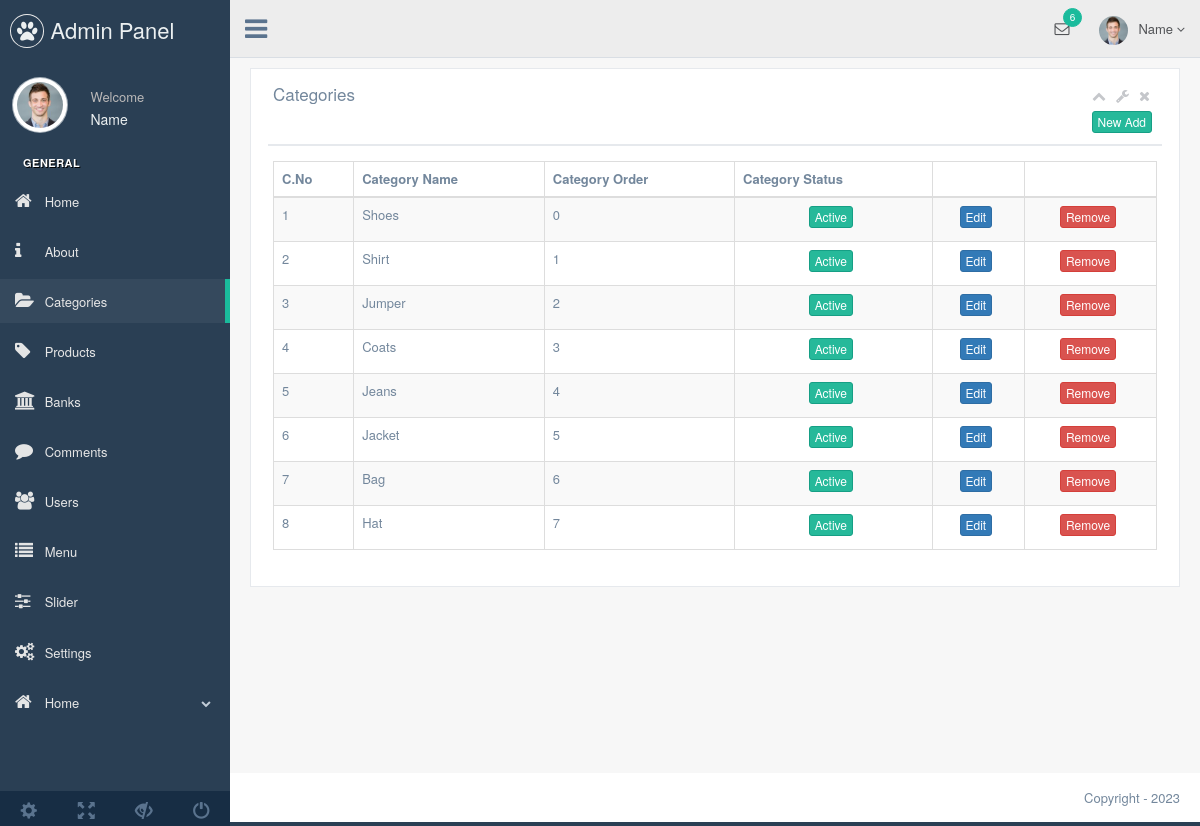
The app's page /admin/production/categories.php (signed in) with its own data.
### tables this page shows
CREATE TABLE `user` (
  `user_id` int(11) NOT NULL,
  `user_time` datetime NOT NULL DEFAULT CURRENT_TIMESTAMP,
  `user_image` varchar(250) DEFAULT NULL,
  `user_tc` varchar(50) DEFAULT NULL,
  `user_name` varchar(50) DEFAULT NULL,
  `user_mail` varchar(100) DEFAULT NULL,
  `user_gsm` varchar(50) DEFAULT NULL,
  `user_password` varchar(50) DEFAULT NULL,
  `user_adress` varchar(250) DEFAULT NULL,
  `user_country` varchar(100) DEFAULT NULL,
  `user_district` varchar(100) DEFAULT NULL,
  `user_title` varchar(100) DEFAULT NULL,
  `user_authority` varchar(50) DEFAULT NULL,
  `user_status` int(1) NOT NULL DEFAULT '1'
);

CREATE TABLE `categories` (
  `category_id` int(11) NOT NULL,
  `category_name` varchar(100) NOT NULL,
  `category_top` int(2) NOT NULL,
  `category_seourl` varchar(250) NOT NULL,
  `category_order` int(2) NOT NULL,
  `category_status` enum('0','1') NOT NULL DEFAULT '1'
);

### admin/production/categories.php (the view, shortened to what this page needs)
<?php
require_once 'header.php';
$categorycontrol=$db->prepare("SELECT * FROM categories order by category_order ASC");
$categorycontrol->execute();
?>
<div class="right_col" role="main">
  <div>
    <div class="row">
      <div class="col-md-12 col-sm-12 col-xs-12">
        <div class="x_panel">
          <div class="x_title">
            <h2>Categories </h2>
            <ul class="nav navbar-right panel_toolbox">
              <li><a class="collapse-link"><i class="fa fa-chevron-up"></i></a>
              </li>
              <li class="dropdown">
                <a href="#" class="dropdown-toggle" data-toggle="dropdown" role="button" aria-expanded="false"><i class="fa fa-wrench"></i></a>
              </li>
              <li><a class="close-link"><i class="fa fa-close"></i></a>
              </li>
            </ul>
            <div class="clearfix"></div>
            <div class="text-right">
                <a href="category-add.php"><button class="btn btn-success btn-xs">New Add</button></a>
            </div>
          </div>
          <div class="x_content">
            <table id="datatable-responsive" class="table table-striped table-bordered dt-responsive nowrap" cellspacing="0" width="100%">
              <thead>
                <tr>
                  <th>C.No</th>
                  <th>Category Name</th>
                  <th>Category Order</th>
                  <th>Category Status</th>
                  <th></th>
                  <th></th>
                </tr>
              </thead>
              <tbody>
                <?php
                $cno=0;
                while($categorybring=$categorycontrol->fetch(PDO::FETCH_ASSOC)) { $cno++?>
                <tr>
                  <td><?php echo $cno ?></td>
                  <td><?php echo $categorybring['category_name'] ?></td>
                  <td><?php echo $categorybring['category_order'] ?></td>
                  <td>
                    <center>
                    <?php
                        if ($categorybring['category_status']==1) { ?>
                            <button class="btn btn-success btn-xs">Active</button>
                        <?php } else { ?>
                            <button class="btn btn-danger btn-xs">Passive</button>
                        <?php }
                    ?>
                    </center>
                  </td>
                  <td><center><a href="category-edit.php?category_id=<?php echo $categorybring['category_id'] ?>"><button class="btn btn-primary btn-xs">Edit</button></a></center></td>
                  <td><center><a href="../system/work.php?category_id=<?php echo $categorybring['category_id'] ?>&categoryremove=approval"><button class="btn btn-danger btn-xs">Remove</button></a></center></td>
                </tr>
                <?php  }
                ?>
              </tbody>
            </table>
          </div>
        </div>
      </div>
    </div>
  </div>
</div>
<?php require_once 'footer.php'; ?>

### admin/production/header.php (shortened to what this page needs)
<?php
    require_once '../system/connect.php';
    $usersql=$db->prepare("SELECT * FROM user WHERE user_mail=:usermail");
    $usersql->execute(['usermail' => $_SESSION['user_mail']]);
    $userbring=$usersql->fetch(PDO::FETCH_ASSOC);
?>
<!DOCTYPE html>
<html lang="en">
<head>
    <link href="../vendors/bootstrap/dist/css/bootstrap.min.css" rel="stylesheet">
    <link href="../vendors/font-awesome/css/font-awesome.min.css" rel="stylesheet">
    <link href="../vendors/nprogress/nprogress.css" rel="stylesheet">
    <link href="../vendors/iCheck/skins/flat/green.css" rel="stylesheet">
    <link href="../vendors/google-code-prettify/bin/prettify.min.css" rel="stylesheet">
    <link href="../vendors/select2/dist/css/select2.min.css" rel="stylesheet">
    <link href="../vendors/switchery/dist/switchery.min.css" rel="stylesheet">
    <link href="../vendors/starrr/dist/starrr.css" rel="stylesheet">
    <link href="../vendors/bootstrap-daterangepicker/daterangepicker.css" rel="stylesheet">
    <link href="../build/css/custom.min.css" rel="stylesheet">
    <link href="../vendors/dropzone/dist/min/dropzone.min.css" rel="stylesheet">
</head>
<body class="nav-md">
    <div class="container body">
        <div class="main_container">
            <div class="col-md-3 left_col">
                <div class="left_col scroll-view">
                    <div class="navbar nav_title" style="border: 0;">
                        <a href="index.html" class="site_title"><i class="fa fa-paw"></i> <span>Admin Panel </span></a>
                    </div>
                    <div class="profile clearfix">
                        <div class="profile_pic">
                            <img src="images/img.jpg" alt="..." class="img-circle profile_img">
                        </div>
                        <div class="profile_info">
                            <span>Welcome</span>
                            <h2><?php echo $userbring['user_name']; ?></h2>
                        </div>
                    </div>
                    <br />
                    <div id="sidebar-menu" class="main_menu_side hidden-print main_menu">
                        <div class="menu_section">
                            <h3>General</h3>
                            <ul class="nav side-menu">
                                <li>
                                    <a href="index.php"><i class="fa fa-home"></i> Home </a>
                                </li>
                                <li>
                                    <a href="about.php"><i class="fa fa-info"></i> About </a>
                                </li>
                                <li>
                                    <a href="categories.php"><i class="fa fa-folder-open"></i> Categories </a>
                                </li>
                                <li>
                                    <a href="product.php"><i class="fa fa-tag"></i> Products </a>
                                </li>
                                <li>
                                    <a href="bank.php"><i class="fa fa-bank"></i> Banks </a>
                                </li>
                                <li>
                                    <a href="comment.php"><i class="fa fa-comment"></i> Comments </a>
                                </li>
                                <li>
                                    <a href="user.php"><i class="fa fa-users"></i> Users </a>
                                </li>
                                <li>
                                    <a href="menu.php"><i class="fa fa-list"></i> Menu </a>
                                </li>
                                <li>
                                    <a href="slider.php"><i class="fa fa-sliders"></i> Slider </a>
                                </li>
                                <li>
                                    <a href="setting.php"><i class="fa fa-cogs"></i> Settings </a>
                                </li>
                                <li><a><i class="fa fa-home"></i> Home <span class="fa fa-chevron-down"></span></a>
                                </li>
                            </ul>
                        </div>
                    </div>
                    <div class="sidebar-footer hidden-small">
                        <a data-toggle="tooltip" data-placement="top" title="Settings">
                            <span class="glyphicon glyphicon-cog" aria-hidden="true"></span>
                        </a>
                        <a data-toggle="tooltip" data-placement="top" title="FullScreen">
                            <span class="glyphicon glyphicon-fullscreen" aria-hidden="true"></span>
                        </a>
                        <a data-toggle="tooltip" data-placement="top" title="Lock">
                            <span class="glyphicon glyphicon-eye-close" aria-hidden="true"></span>
                        </a>
                        <a data-toggle="tooltip" data-placement="top" title="Logout">
                            <span class="glyphicon glyphicon-off" aria-hidden="true"></span>
                        </a>
                    </div>
                </div>
            </div>
            <div class="top_nav">
                <div class="nav_menu">
                    <nav>
                        <div class="nav toggle">
                            <a id="menu_toggle"><i class="fa fa-bars"></i></a>
                        </div>
                        <ul class="nav navbar-nav navbar-right">
                            <li class="">
                                <a href="javascript:;" class="user-profile dropdown-toggle" data-toggle="dropdown"
                                    aria-expanded="false">
                                    <img src="images/img.jpg" alt=""><?php echo $userbring['user_name']; ?>
                                    <span class=" fa fa-angle-down"></span>
                                </a>
                            </li>
                            <li role="presentation" class="dropdown">
                                <a href="javascript:;" class="dropdown-toggle info-number" data-toggle="dropdown"
                                    aria-expanded="false">
                                    <i class="fa fa-envelope-o"></i>
                                    <span class="badge bg-green">6</span>
                                </a>
                            </li>
                        </ul>
                    </nav>
                </div>
            </div>

### records on screen
user: user_name "Name"
categories: category_name "Shoes", category_order "0", category_status "Active"
categories: category_name "Shirt", category_order "1", category_status "Active"
categories: category_name "Jumper", category_order "2", category_status "Active"
categories: category_name "Coats", category_order "3", category_status "Active"
categories: category_name "Jeans", category_order "4", category_status "Active"
categories: category_name "Jacket", category_order "5", category_status "Active"
categories: category_name "Bag", category_order "6", category_status "Active"
categories: category_name "Hat", category_order "7", category_status "Active"
